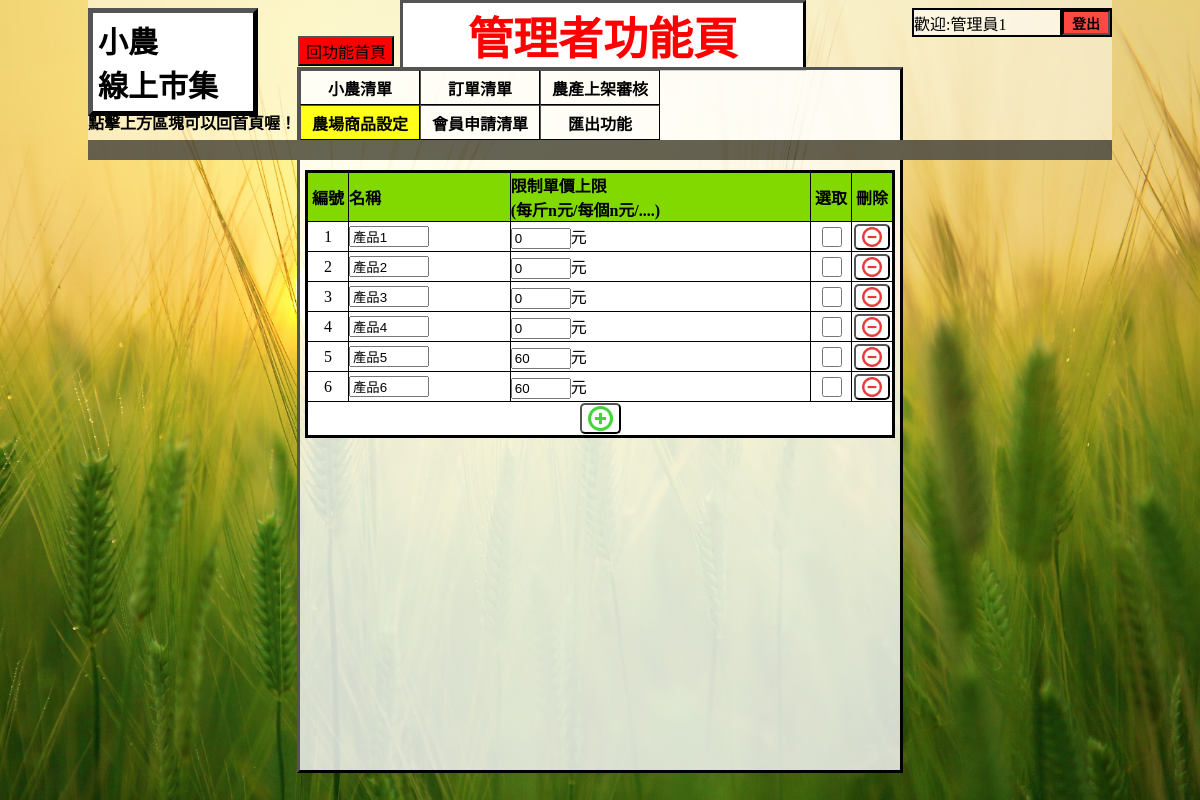
The page /managementPage.php?method=4 (signed in) on the database as committed earlier.
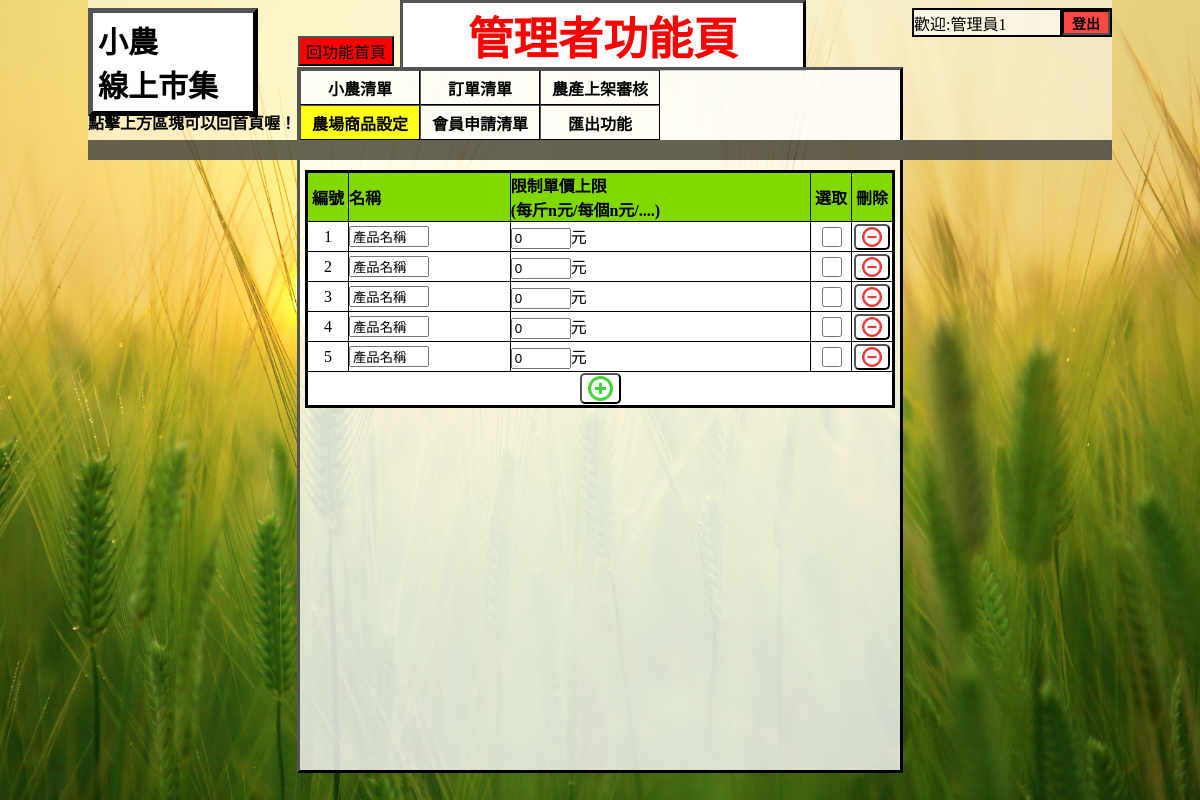
The same page on the database as committed later.
### layoutFunction.php (the view, shortened to what this page needs)
<?php
function ProductsLayout1()
{
    echo '<table class="StoreInfoTable" rules="all" id="productTable" style="width:590px; height:auto;">
    <tbody>
        <tr style="height:50px; background-color:#82D900;font-weight: bolder;">
            <td width="40" align="center">
                編號
            </td>
            <td>
                名稱
            </td>
            <td>
                限制單價上限<br>
                (每斤n元/每個n元/....)
            </td>
            <td width="40" align="center">
                選取
            </td>
            <td width="40" align="center">
                刪除
            </td>
        </tr>';
}
function ProductsLayout2($sqlArray)
{
    echo '          <form name="product" action="">
                        <tr class="trbg" name="trbg' . $sqlArray['產品編號'] . '" style=";">
                            <td align="center">
                                <input type="hidden" name=productIndex value="' . $sqlArray['產品編號'] . '" />
                                ' . $sqlArray['產品編號'] . '
                            </td>
                            <td>
                                <input type="text" value="' . $sqlArray['名稱'] . '" name="productName' . $sqlArray['產品編號'] . '" style="width: 80px;" onchange="productMethod(' . $sqlArray['產品編號'] . ')" />
                            </td>
                            <td>
                                <input type="text" value="' . $sqlArray['限額公斤價'] . '" name="productCash' . $sqlArray['產品編號'] . '" style="width: 60px;" onchange="productMethod(' . $sqlArray['產品編號'] . ')" />元
                            </td>
                            <td align="center">
                                <input type="checkbox" class="storeCheckbox" name="productSelect' . $sqlArray['產品編號'] . '" onclick="productMethod(' . $sqlArray['產品編號'] . ',this)" />
                            </td>
                            <td align="center">
                                <button class="addProductInfo" onclick="if(!deleteProduct(' . $sqlArray['產品編號'] . ')){return false;}">
                                    <img src="Image/del.png" style="height:20px; width:20px;">
                                </button>
                            </td>
                        </tr>
                    </form>
';
}
function ProductsLayout3()
{
    echo '<tr>
            <td colspan="5" align="center" style="height:35px; background-color:#FFFFFF;">
                <button class="addProductInfo" onclick="if(!addProduct()){return false;}">
                    <img src="Image/add.png" style="height:25px; width:25px;">
                </button>
            </td>
        </tr>
        </tbody>
        </table>
';
}

### managementPage.php (shortened to what this page needs)
<link href="style.css" rel="stylesheet" type="text/css">
<?php
$loginStatus = false;
$infoName = '';
include_once("sqlConnectAPI.php");
if (($conn = ConnectDB()) == null) {
    die("資料庫連線失敗");
}
?>
<?php
if (isset($_POST['logout'])) {
    unset($_POST['logout']);
    unset($_SESSION['user']);
    unset($_SESSION['name']);
    unset($_SESSION['member']);
    echo '<script>document.location.href="index.php"</script>';
} else if ($_SESSION['user'] != null) {
    $loginStatus = true;
    $infoName = $_SESSION['name'];
}
?>
<!DOCTYPE html>
<html>
<head>
</head>
<body>
    <div class="WebLayout">
        <div class="topArea">
            <div class="titleDiv" id="sql">管理者功能頁</div>
            <div class="WebNameDiv" onclick=goHome()>
                小農<br>
                線上市集<br>
            </div>
            <div style="position: absolute; top:110px;"><b>點擊上方區塊可以回首頁喔！</b></div>
            <button type="button" onclick="Javascript:document.location.href='managementPage.php?method=1'" style="position: absolute; top:36px;left:210px; background-color:RGBA(255,0,0,1);">回功能首頁</button>
            <div class="LoginArea">
                <table class="loginTable" style="border-collapse:collapse; border:2px solid #000000; background-color: RGBA(255,255,255,0.50); <?php if (!$loginStatus) echo 'display:none;'; ?>">
                    <tbody>
                        <tr>
                            <td style="border:2px solid #000000; width:150px;">
                                <span style="font-size: 16px;"><?php echo '歡迎:' . $infoName; ?>
                            </td>
                            <form method="post" action="storePage.php">
                                <td style="border:2px solid #000000;"><button name="logout" type="submit" class="LoginButton" style=" position:relative ;right:0px;top:0px; width: 48px; height:25px; background-color: RGBA(255,0,0,0.70);">登出</button></td>
                            </form>
                        </tr>
                    </tbody>
                </table>
            </div>
            <div class=" TopDiv">
                <table class="methodTable">
                    <form action="managementPage.php" method="get">
                        <tr>
                            <td><button class="ManagementMethodDiv" type="submit" name="method" value="1" >小農清單</button></td>
                            <td><button class="ManagementMethodDiv" type="submit" name="method" value="2" >訂單清單</button></td>
                            <td><button class="ManagementMethodDiv" type="submit" name="method" value="3" >農產上架審核</button></td>
                        </tr>
                        <tr>
                            <td><button class="ManagementMethodDiv" type="submit" name="method" value="4" <?php if ($_GET['method'] == 4 && $_POST["orderIndex"] == null) echo "style=\"background-color:rgba(255, 255, 0, 0.9);\"" ?>>農場商品設定</button></td>
                            <td><button class="ManagementMethodDiv" type="submit" name="method" value="5" >會員申請清單</button></td>
                            <td><button class="ManagementMethodDiv" type="submit" name="method" value="6" >匯出功能</button></td>
                        </tr>
                    </form>
                </table>
            </div>
            <hr class="TopHr" />
        </div>
        <div class="mainDiv">
            <?php
            include_once("layoutFunction.php");
            if ($_POST["orderIndex"] != null) {
                $cmd = 'SELECT * FROM `訂單` INNER JOIN `消費者`
                ON `訂單`.`訂購者帳號` = `消費者`.`使用者帳號`
                WHERE `訂單編號`="' . $_POST["orderIndex"] . '"';
                $sqlData = mysqli_query($conn, $cmd);
                if ($sqlData->num_rows > 0) {
                    $orderInfo = "";
                    while (($sqlArray = mysqli_fetch_array($sqlData, MYSQLI_ASSOC)) != null) {
                        orderDetailLayout($sqlArray);
                        echo '<script>
                            document.getElementById("orderDetail").innerHTML = "訂單編號<br>\"' . $_POST["orderIndex"] . '\"";
                            document.getElementById("orderDetail").style="background-color:rgba(255, 255, 0, 0.9);";
                            </script>';
                        $orderInfo = json_decode($sqlArray['購買清單']);
                    }
                    echo '';
                    echo '
                    <table class="buyCarResultTable" rules="all" cellpadding="5">
                        <tbody>
                            <tr>
                                <td bgcolor="#FFC8B4" width="140" high="50" align="center" valign="center">
                                    <p align="center"><b>品項名稱</b></p>
                                </td>
                                <td bgcolor="#FFC8B4" width="140" high="50" align="center" valign="center">
                                    <p align="center"><b>單價</b></p>
                                </td>
                                <td bgcolor="#FFC8B4" width="140" high="50" align="center" valign="center">
                                    <p align="center"><b>數量</b></p>
                                </td>
                                <td bgcolor="#FFC8B4" width="140" high="50" align="center" valign="center">
                                    <p align="center"><b>小計</b></p>
                                </td>
                            </tr>
                        ';
                    $total = 0;
                    for ($i = 0; $i < count($orderInfo); $i++) {
                        echo '
                        <tr>
                            <td bgcolor="#FFFFFF" width="140" high="50" align="center" valign="center">
                                <p align="center"><b>' . urldecode($orderInfo[$i]->name) . '</b></p>
                            </td>
                            <td bgcolor="#FFFFFF" width="140" high="50" align="center" valign="center">
                                <p align="center"><b>' . $orderInfo[$i]->CCash . '</b></p>
                            </td>
                            <td bgcolor="#FFFFFF" width="140" high="50" align="center" valign="center">
                                <p align="center"><b>' . $orderInfo[$i]->count . '</b></p>
                            </td>
                            <td bgcolor="#FFFFFF" width="140" high="50" align="center" valign="center">
                                <p align="center"><b>' . $orderInfo[$i]->CCash * $orderInfo[$i]->count . '</b></p>
                            </td>
                        </tr>';
                        $total += $orderInfo[$i]->CCash * $orderInfo[$i]->count;
                    }
                    echo '<tr>
                    <td bgcolor="#FFFF33" colspan="1" width="140">
                      <p align="center"><b>總金額</b></p>
                    </td>
                    <td bgcolor="#FFFF33" colspan="2" width="270">
                    </td>
                    <td bgcolor="#FFFF33" colspan="1" width="140">
                      <p align="center"><b>' . $total . '</b></p>
                    </td>
                    </tr>';
                    echo '</tbody>
                    </table>
                    <form name="orderDetail" id="orderDetail" method="post" action="managementPage.php?method=2">
                        <button type="submit" name="method" value="2" style="width:150px; margin: 20px 10px auto 10px;">返回訂單清單</button>
                    </form>';
                }
            } else if ($_GET["method"] == 4) {
                ProductsLayout1();
                $cmd = 'SELECT * FROM `農產品` WHERE 1 ;';
                $sqlData = mysqli_query($conn, $cmd);
                if ($sqlData->num_rows > 0) {
                    while ($sqlArray = mysqli_fetch_array($sqlData, MYSQLI_ASSOC)) {
                        ProductsLayout2($sqlArray);
                    }
                }
                ProductsLayout3();
            } else if ($_GET["method"] == 5) {
                $cmd = 'SELECT * FROM `註冊審核` WHERE `審核狀態` = 0;';
                $sqlData = mysqli_query($conn, $cmd);
                if ($sqlData->num_rows > 0) {
                    while ($sqlArray = mysqli_fetch_array($sqlData, MYSQLI_ASSOC)) {
                        registeredLayout($sqlArray);
                    }
                }
            } else if ($_GET["method"] == 6) {
            }
            ?>
        </div>
    </div>
</body>
</html>

### style.css (style rules this page uses)
.WebLayout { min-width: 1024px; min-height: 768px; width: 1024px; height: 768px; position: relative;; top: 0px; left: 50%; margin-left: -512px; }
.topArea { width: 1024px; height: 160px; position: fixed; top:0%; left: 50%; margin-left: -512px; z-index: 1; background-color: RGBA(255,255,255,0.50); }
.WebNameDiv { border-style: outset; border-color: black; border-width: 5px; width: 150px; padding:5px; background-color: white; font-weight: bold; font-size: 30px; position: absolute; top:5%; left:0%; }
body { background-image: url("Image/web-bg.jpg"); background-repeat: no-repeat; background-attachment: fixed; background-position: center; background-size: cover; background-color: rgb(255,255,255); font-family: "Times New Roman", "Microsoft JhengHei UI"; }
.titleDiv { font-size: 45px; font-weight: bold; background-color: #FFFFFF; height: auto; width: 400px; border: 3px outset #000000; position: absolute; top:0%; left:50%; margin-left: -200px; text-transform: capitalize; font-style: normal; text-align: center; }
.LoginArea { width: 200px; height: auto; position: absolute; top: 5%; right: 0%; }
.loginTable { width: 200px; }
.LoginButton { font-size: 14px; font-weight: bold; width: 96px; height: 25px; margin-top: auto; margin-right: 0%; margin-left: 0%; margin-bottom: auto; border: 2px inset #000000; }
.TopDiv { height: 70px; width: 600px; border-style: outset; border-top:3px outset #000000; border-left:3px outset #000000; border-right:3px outset #000000; border-bottom: 0px; background-color: RGBA(255,255,255,0.80); padding: 0 0 0 0; position: absolute; top: 67px; left: 50%; margin-left: -303px; margin-bottom: 0; }
.TopHr { border: 0px; background-color: rgba(0,0,0,0.60); height: 20px; width: 1024px; position: absolute; bottom: 0px; left: 50%; margin-left: -512px; margin-bottom: 0px; }
.mainDiv { height: auto; min-height: 600px; width: 600px; max-width: 600px; border-style: outset; border-top:0px ; border-left:3px outset #000000; border-right:3px outset #000000; border-bottom: 3px outset #000000; position: relative; top :152px; left: 50%; margin-left: -303px; background-color: RGBA(255,255,255,0.80); padding: 1% 0 0 0; }
.StoreInfoTable { border:3px solid #000000; height: 100px; width: auto; margin: 0px 5px 10px 5px; background-color: #FFFFFF; }
img { height:70px; width:70px; display: block; margin:auto; }
tr { padding: 0 0 0 0; }
td { padding: 0 0 0 0; }
#sql { color:red; }
button { font-size: 16px; }
.ManagementMethodDiv { border: 1px outset #000000; position: relative; left: -1px; top:-1px; text-align: center; vertical-align: middle; height: 71px; width: 100px; background-color: rgba(0,0,0,0); transition-duration: 0.4s; float: left; font-weight: bolder; }
.ManagementMethodDiv:after { border: 0px; border-radius: 0px; }
.storeCheckbox,.orderCheckbox { width: 20px; height: 20px; }
.addProductInfo { background-color: rgba(0, 0, 0, 0); border-radius: 5px; }
.trbg { height: 30px; background-color: #FFFFFF; }

### managementPage.php (style rules this page uses)
.methodTable { height: 70px; width: auto; border-collapse: collapse; margin: 1px 1px 1px 1px; }
.managementMethodDiv { height: 35px; width: 120px; }

Rows that differ between the two databases and show on the page:
removed 農產品: 產品編號 "6", 名稱 "產品6", 限額公斤價 "60"
changed 農產品 id 1: 名稱 "產品1" → "產品名稱"
changed 農產品 id 2: 名稱 "產品2" → "產品名稱"
changed 農產品 id 3: 名稱 "產品3" → "產品名稱"
changed 農產品 id 4: 名稱 "產品4" → "產品名稱"
changed 農產品 id 5: 名稱 "產品5" → "產品名稱"; 限額公斤價 "60" → "0"
